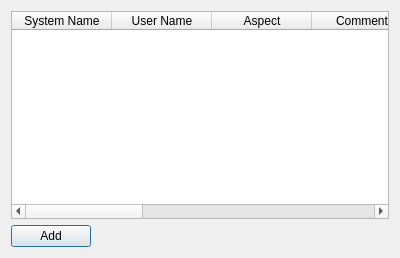
<?xml version="1.0" encoding="UTF-8"?>
<ui version="4.0">
 <class>SignalMastWidget</class>
 <widget class="QDialog" name="SignalMastWidget">
  <property name="geometry">
   <rect>
    <x>0</x>
    <y>0</y>
    <width>400</width>
    <height>258</height>
   </rect>
  </property>
  <property name="windowTitle">
   <string>Dialog</string>
  </property>
  <layout class="QGridLayout" name="gridLayout">
   <item row="0" column="0">
    <widget class="QTableWidget" name="tableWidget">
     <column>
      <property name="text">
       <string>System Name</string>
      </property>
     </column>
     <column>
      <property name="text">
       <string>User Name</string>
      </property>
     </column>
     <column>
      <property name="text">
       <string>Aspect</string>
      </property>
     </column>
     <column>
      <property name="text">
       <string>Comment</string>
      </property>
     </column>
     <column>
      <property name="text">
       <string/>
      </property>
     </column>
     <column>
      <property name="text">
       <string>Edit</string>
      </property>
     </column>
     <column>
      <property name="text">
       <string>Edit Logic</string>
      </property>
     </column>
     <column>
      <property name="text">
       <string>Lit</string>
      </property>
     </column>
     <column>
      <property name="text">
       <string>Held</string>
      </property>
     </column>
    </widget>
   </item>
   <item row="1" column="0">
    <widget class="QPushButton" name="btnAdd">
     <property name="sizePolicy">
      <sizepolicy hsizetype="Fixed" vsizetype="Fixed">
       <horstretch>0</horstretch>
       <verstretch>0</verstretch>
      </sizepolicy>
     </property>
     <property name="text">
      <string>Add</string>
     </property>
    </widget>
   </item>
  </layout>
 </widget>
 <resources/>
 <connections/>
</ui>
